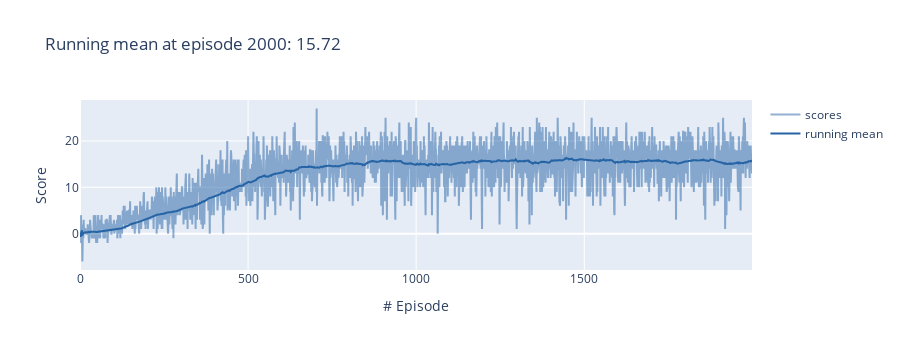

Notebook source saved alongside this figure:
### Code cell
from dqn import PriorAgent, PTraining

agent = PriorAgent(state_size=37, action_size=4, seed=0)
training_setup = PTraining(n_episodes=2000, eps_start=1, eps_end=0.01, eps_decay=0.995, beta_start=0.4, beta_inc=1.002)
scores = training_setup.train(agent, env, brain_name, track_every=2, plot=True, weights='final.pth',success_thresh=20.)

### Figure 1 — Plotly figure (JSON) as saved in the notebook; plotly's stock layout.template omitted (floating-point values rounded to 4 significant figures; data arrays with more than 128 entries replaced by an {"elided": "..."} marker saying what was removed)
{"data": [{"line": {"color": "#2664A5"}, "name": "scores", "opacity": 0.5, "type": "scatter", "y": {"elided": "2000 int values"}}, {"line": {"color": "#2664A5"}, "name": "running mean", "type": "scatter", "y": {"elided": "2000 float values"}}], "layout": {"height": 350, "title": {"text": "Running mean at episode 2000: 15.72"}, "xaxis": {"title": {"text": "# Episode"}}, "yaxis": {"title": {"text": "Score"}}}}
